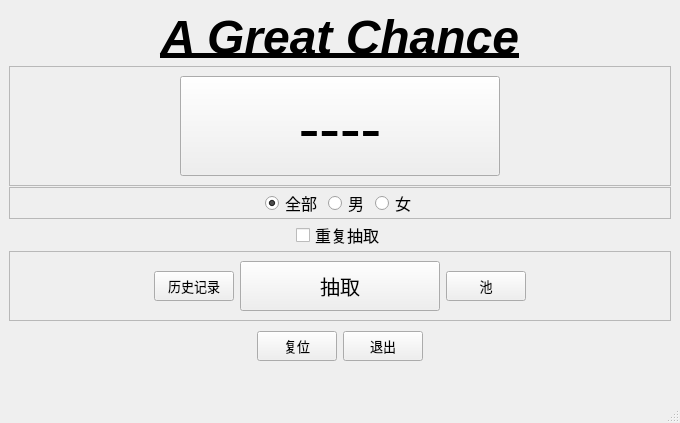
<?xml version="1.0" encoding="UTF-8"?>
<ui version="4.0">
 <class>MainWindow</class>
 <widget class="QMainWindow" name="MainWindow">
  <property name="geometry">
   <rect>
    <x>0</x>
    <y>0</y>
    <width>680</width>
    <height>423</height>
   </rect>
  </property>
  <property name="sizePolicy">
   <sizepolicy hsizetype="Fixed" vsizetype="Fixed">
    <horstretch>0</horstretch>
    <verstretch>0</verstretch>
   </sizepolicy>
  </property>
  <property name="maximumSize">
   <size>
    <width>680</width>
    <height>483</height>
   </size>
  </property>
  <property name="windowTitle">
   <string>MainWindow</string>
  </property>
  <widget class="QWidget" name="centralwidget">
   <layout class="QVBoxLayout" name="verticalLayout">
    <property name="spacing">
     <number>1</number>
    </property>
    <item>
     <spacer name="verticalSpacer_2">
      <property name="orientation">
       <enum>Qt::Vertical</enum>
      </property>
      <property name="sizeType">
       <enum>QSizePolicy::Expanding</enum>
      </property>
      <property name="sizeHint" stdset="0">
       <size>
        <width>20</width>
        <height>20</height>
       </size>
      </property>
     </spacer>
    </item>
    <item>
     <widget class="QLabel" name="label">
      <property name="font">
       <font>
        <pointsize>36</pointsize>
        <italic>true</italic>
        <bold>true</bold>
        <underline>true</underline>
       </font>
      </property>
      <property name="text">
       <string>A Great Chance</string>
      </property>
      <property name="alignment">
       <set>Qt::AlignCenter</set>
      </property>
     </widget>
    </item>
    <item>
     <widget class="QFrame" name="frame_3">
      <property name="frameShape">
       <enum>QFrame::StyledPanel</enum>
      </property>
      <property name="frameShadow">
       <enum>QFrame::Raised</enum>
      </property>
      <layout class="QHBoxLayout" name="horizontalLayout_4">
       <item>
        <spacer name="horizontalSpacer">
         <property name="orientation">
          <enum>Qt::Horizontal</enum>
         </property>
         <property name="sizeHint" stdset="0">
          <size>
           <width>40</width>
           <height>20</height>
          </size>
         </property>
        </spacer>
       </item>
       <item>
        <widget class="QPushButton" name="Screen">
         <property name="minimumSize">
          <size>
           <width>320</width>
           <height>100</height>
          </size>
         </property>
         <property name="font">
          <font>
           <family>华文中宋</family>
           <pointsize>48</pointsize>
          </font>
         </property>
         <property name="focusPolicy">
          <enum>Qt::NoFocus</enum>
         </property>
         <property name="text">
          <string>----</string>
         </property>
        </widget>
       </item>
       <item>
        <spacer name="horizontalSpacer_2">
         <property name="orientation">
          <enum>Qt::Horizontal</enum>
         </property>
         <property name="sizeHint" stdset="0">
          <size>
           <width>40</width>
           <height>20</height>
          </size>
         </property>
        </spacer>
       </item>
      </layout>
     </widget>
    </item>
    <item>
     <widget class="QFrame" name="frame">
      <property name="frameShape">
       <enum>QFrame::StyledPanel</enum>
      </property>
      <property name="frameShadow">
       <enum>QFrame::Raised</enum>
      </property>
      <layout class="QHBoxLayout" name="horizontalLayout">
       <property name="topMargin">
        <number>0</number>
       </property>
       <property name="bottomMargin">
        <number>0</number>
       </property>
       <item>
        <spacer name="horizontalSpacer_3">
         <property name="orientation">
          <enum>Qt::Horizontal</enum>
         </property>
         <property name="sizeHint" stdset="0">
          <size>
           <width>40</width>
           <height>20</height>
          </size>
         </property>
        </spacer>
       </item>
       <item>
        <widget class="QRadioButton" name="radAll">
         <property name="font">
          <font>
           <pointsize>12</pointsize>
          </font>
         </property>
         <property name="focusPolicy">
          <enum>Qt::ClickFocus</enum>
         </property>
         <property name="text">
          <string>全部</string>
         </property>
         <property name="checked">
          <bool>true</bool>
         </property>
        </widget>
       </item>
       <item>
        <widget class="QRadioButton" name="radMale">
         <property name="font">
          <font>
           <pointsize>12</pointsize>
          </font>
         </property>
         <property name="focusPolicy">
          <enum>Qt::ClickFocus</enum>
         </property>
         <property name="text">
          <string>男</string>
         </property>
        </widget>
       </item>
       <item>
        <widget class="QRadioButton" name="radFemale">
         <property name="font">
          <font>
           <pointsize>12</pointsize>
          </font>
         </property>
         <property name="focusPolicy">
          <enum>Qt::ClickFocus</enum>
         </property>
         <property name="text">
          <string>女</string>
         </property>
        </widget>
       </item>
       <item>
        <spacer name="horizontalSpacer_4">
         <property name="orientation">
          <enum>Qt::Horizontal</enum>
         </property>
         <property name="sizeHint" stdset="0">
          <size>
           <width>40</width>
           <height>20</height>
          </size>
         </property>
        </spacer>
       </item>
      </layout>
     </widget>
    </item>
    <item>
     <widget class="QWidget" name="widget" native="true">
      <layout class="QHBoxLayout" name="horizontalLayout_3">
       <property name="topMargin">
        <number>0</number>
       </property>
       <property name="bottomMargin">
        <number>0</number>
       </property>
       <item>
        <spacer name="horizontalSpacer_5">
         <property name="orientation">
          <enum>Qt::Horizontal</enum>
         </property>
         <property name="sizeHint" stdset="0">
          <size>
           <width>40</width>
           <height>20</height>
          </size>
         </property>
        </spacer>
       </item>
       <item>
        <widget class="QCheckBox" name="cbEnableRepeat">
         <property name="font">
          <font>
           <pointsize>12</pointsize>
          </font>
         </property>
         <property name="focusPolicy">
          <enum>Qt::ClickFocus</enum>
         </property>
         <property name="text">
          <string>重复抽取</string>
         </property>
        </widget>
       </item>
       <item>
        <spacer name="horizontalSpacer_6">
         <property name="orientation">
          <enum>Qt::Horizontal</enum>
         </property>
         <property name="sizeHint" stdset="0">
          <size>
           <width>40</width>
           <height>20</height>
          </size>
         </property>
        </spacer>
       </item>
      </layout>
     </widget>
    </item>
    <item>
     <widget class="QFrame" name="frame_2">
      <property name="frameShape">
       <enum>QFrame::StyledPanel</enum>
      </property>
      <property name="frameShadow">
       <enum>QFrame::Raised</enum>
      </property>
      <layout class="QHBoxLayout" name="horizontalLayout_2">
       <item>
        <spacer name="horizontalSpacer_7">
         <property name="orientation">
          <enum>Qt::Horizontal</enum>
         </property>
         <property name="sizeHint" stdset="0">
          <size>
           <width>40</width>
           <height>20</height>
          </size>
         </property>
        </spacer>
       </item>
       <item>
        <widget class="QPushButton" name="btnHistory">
         <property name="minimumSize">
          <size>
           <width>75</width>
           <height>30</height>
          </size>
         </property>
         <property name="font">
          <font>
           <pointsize>10</pointsize>
          </font>
         </property>
         <property name="focusPolicy">
          <enum>Qt::ClickFocus</enum>
         </property>
         <property name="text">
          <string>历史记录</string>
         </property>
        </widget>
       </item>
       <item>
        <widget class="QPushButton" name="btnFire">
         <property name="minimumSize">
          <size>
           <width>200</width>
           <height>50</height>
          </size>
         </property>
         <property name="font">
          <font>
           <pointsize>15</pointsize>
          </font>
         </property>
         <property name="text">
          <string>抽取</string>
         </property>
         <property name="autoRepeat">
          <bool>true</bool>
         </property>
        </widget>
       </item>
       <item>
        <widget class="QPushButton" name="btnPool">
         <property name="minimumSize">
          <size>
           <width>75</width>
           <height>30</height>
          </size>
         </property>
         <property name="font">
          <font>
           <pointsize>10</pointsize>
          </font>
         </property>
         <property name="focusPolicy">
          <enum>Qt::ClickFocus</enum>
         </property>
         <property name="text">
          <string>池</string>
         </property>
        </widget>
       </item>
       <item>
        <spacer name="horizontalSpacer_8">
         <property name="orientation">
          <enum>Qt::Horizontal</enum>
         </property>
         <property name="sizeHint" stdset="0">
          <size>
           <width>40</width>
           <height>20</height>
          </size>
         </property>
        </spacer>
       </item>
      </layout>
     </widget>
    </item>
    <item>
     <widget class="QWidget" name="widget_2" native="true">
      <layout class="QHBoxLayout" name="horizontalLayout_5">
       <item>
        <spacer name="horizontalSpacer_9">
         <property name="orientation">
          <enum>Qt::Horizontal</enum>
         </property>
         <property name="sizeHint" stdset="0">
          <size>
           <width>40</width>
           <height>20</height>
          </size>
         </property>
        </spacer>
       </item>
       <item>
        <widget class="QPushButton" name="btnReset">
         <property name="minimumSize">
          <size>
           <width>80</width>
           <height>30</height>
          </size>
         </property>
         <property name="font">
          <font>
           <pointsize>10</pointsize>
          </font>
         </property>
         <property name="focusPolicy">
          <enum>Qt::TabFocus</enum>
         </property>
         <property name="text">
          <string>复位</string>
         </property>
        </widget>
       </item>
       <item>
        <widget class="QPushButton" name="btnExit">
         <property name="minimumSize">
          <size>
           <width>80</width>
           <height>30</height>
          </size>
         </property>
         <property name="font">
          <font>
           <pointsize>10</pointsize>
          </font>
         </property>
         <property name="focusPolicy">
          <enum>Qt::TabFocus</enum>
         </property>
         <property name="text">
          <string>退出</string>
         </property>
        </widget>
       </item>
       <item>
        <spacer name="horizontalSpacer_10">
         <property name="orientation">
          <enum>Qt::Horizontal</enum>
         </property>
         <property name="sizeHint" stdset="0">
          <size>
           <width>40</width>
           <height>20</height>
          </size>
         </property>
        </spacer>
       </item>
      </layout>
     </widget>
    </item>
    <item>
     <spacer name="verticalSpacer">
      <property name="orientation">
       <enum>Qt::Vertical</enum>
      </property>
      <property name="sizeType">
       <enum>QSizePolicy::Expanding</enum>
      </property>
      <property name="sizeHint" stdset="0">
       <size>
        <width>20</width>
        <height>40</height>
       </size>
      </property>
     </spacer>
    </item>
   </layout>
  </widget>
  <widget class="QMenuBar" name="menubar">
   <property name="geometry">
    <rect>
     <x>0</x>
     <y>0</y>
     <width>680</width>
     <height>21</height>
    </rect>
   </property>
  </widget>
  <widget class="QStatusBar" name="statusbar"/>
 </widget>
 <resources/>
 <connections/>
</ui>
